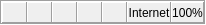
     <widget class="QFrame" name="frame_4">
      <property name="minimumSize">
       <size>
        <width>0</width>
        <height>25</height>
       </size>
      </property>
      <property name="maximumSize">
       <size>
        <width>16777215</width>
        <height>25</height>
       </size>
      </property>
      <property name="frameShape">
       <enum>QFrame::Box</enum>
      </property>
      <property name="frameShadow">
       <enum>QFrame::Sunken</enum>
      </property>
      <layout class="QHBoxLayout" name="horizontalLayout_8">
       <property name="spacing">
        <number>0</number>
       </property>
       <property name="leftMargin">
        <number>0</number>
       </property>
       <property name="topMargin">
        <number>0</number>
       </property>
       <property name="rightMargin">
        <number>0</number>
       </property>
       <property name="bottomMargin">
        <number>0</number>
       </property>
       <item>
        <widget class="QFrame" name="frame_13">
         <property name="frameShape">
          <enum>QFrame::Panel</enum>
         </property>
         <property name="frameShadow">
          <enum>QFrame::Raised</enum>
         </property>
        </widget>
       </item>
       <item>
        <widget class="QFrame" name="frame_17">
         <property name="minimumSize">
          <size>
           <width>25</width>
           <height>0</height>
          </size>
         </property>
         <property name="maximumSize">
          <size>
           <width>25</width>
           <height>16777215</height>
          </size>
         </property>
         <property name="frameShape">
          <enum>QFrame::Panel</enum>
         </property>
         <property name="frameShadow">
          <enum>QFrame::Raised</enum>
         </property>
        </widget>
       </item>
       <item>
        <widget class="QFrame" name="frame_25">
         <property name="minimumSize">
          <size>
           <width>25</width>
           <height>0</height>
          </size>
         </property>
         <property name="maximumSize">
          <size>
           <width>25</width>
           <height>16777215</height>
          </size>
         </property>
         <property name="frameShape">
          <enum>QFrame::Panel</enum>
         </property>
         <property name="frameShadow">
          <enum>QFrame::Raised</enum>
         </property>
        </widget>
       </item>
       <item>
        <widget class="QFrame" name="frame_18">
         <property name="minimumSize">
          <size>
           <width>25</width>
           <height>0</height>
          </size>
         </property>
         <property name="maximumSize">
          <size>
           <width>25</width>
           <height>16777215</height>
          </size>
         </property>
         <property name="frameShape">
          <enum>QFrame::Panel</enum>
         </property>
         <property name="frameShadow">
          <enum>QFrame::Raised</enum>
         </property>
        </widget>
       </item>
       <item>
        <widget class="QFrame" name="frame_19">
         <property name="minimumSize">
          <size>
           <width>25</width>
           <height>0</height>
          </size>
         </property>
         <property name="maximumSize">
          <size>
           <width>25</width>
           <height>16777215</height>
          </size>
         </property>
         <property name="frameShape">
          <enum>QFrame::Panel</enum>
         </property>
         <property name="frameShadow">
          <enum>QFrame::Raised</enum>
         </property>
        </widget>
       </item>
       <item>
        <widget class="QFrame" name="frame_20">
         <property name="minimumSize">
          <size>
           <width>25</width>
           <height>0</height>
          </size>
         </property>
         <property name="maximumSize">
          <size>
           <width>25</width>
           <height>16777215</height>
          </size>
         </property>
         <property name="frameShape">
          <enum>QFrame::Panel</enum>
         </property>
         <property name="frameShadow">
          <enum>QFrame::Raised</enum>
         </property>
        </widget>
       </item>
       <item>
        <widget class="QFrame" name="frame_21">
         <property name="maximumSize">
          <size>
           <width>150</width>
           <height>16777215</height>
          </size>
         </property>
         <property name="frameShape">
          <enum>QFrame::Panel</enum>
         </property>
         <property name="frameShadow">
          <enum>QFrame::Raised</enum>
         </property>
         <layout class="QHBoxLayout" name="horizontalLayout_9">
          <property name="spacing">
           <number>0</number>
          </property>
          <property name="leftMargin">
           <number>0</number>
          </property>
          <property name="topMargin">
           <number>0</number>
          </property>
          <property name="rightMargin">
           <number>0</number>
          </property>
          <property name="bottomMargin">
           <number>0</number>
          </property>
          <item>
           <widget class="QLabel" name="label_8">
            <property name="text">
             <string>Internet</string>
            </property>
            <property name="alignment">
             <set>Qt::AlignCenter</set>
            </property>
           </widget>
          </item>
         </layout>
        </widget>
       </item>
       <item>
        <widget class="QFrame" name="frame_22">
         <property name="maximumSize">
          <size>
           <width>60</width>
           <height>16777215</height>
          </size>
         </property>
         <property name="frameShape">
          <enum>QFrame::Panel</enum>
         </property>
         <property name="frameShadow">
          <enum>QFrame::Raised</enum>
         </property>
         <layout class="QHBoxLayout" name="horizontalLayout_10">
          <property name="spacing">
           <number>0</number>
          </property>
          <property name="leftMargin">
           <number>0</number>
          </property>
          <property name="topMargin">
           <number>0</number>
          </property>
          <property name="rightMargin">
           <number>0</number>
          </property>
          <property name="bottomMargin">
           <number>0</number>
          </property>
          <item>
           <widget class="QLabel" name="label_9">
            <property name="text">
             <string>100%</string>
            </property>
            <property name="alignment">
             <set>Qt::AlignCenter</set>
            </property>
           </widget>
          </item>
         </layout>
        </widget>
       </item>
      </layout>
     </widget>
